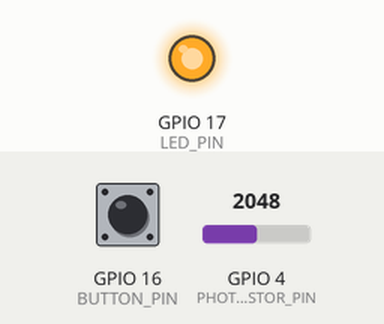
Simulated run of this program. Board: ESP32-S3. On the bench: output pins drawn as LEDs (lit = HIGH). Dashed ring = blinking. The test bench sets the inputs (shaded band); at power-on: GPIO 16 (BUTTON_PIN) HIGH, GPIO 4 (PHOTORESISTOR_PIN) = 2048 (analog values on the 0–4095 scale). What the program prints to the serial monitor is not drawn.

Above: at 1.2 s.
1.3 s: GPIO 16 (BUTTON_PIN) pulled LOW for 0.15 s
At 2.3 s:
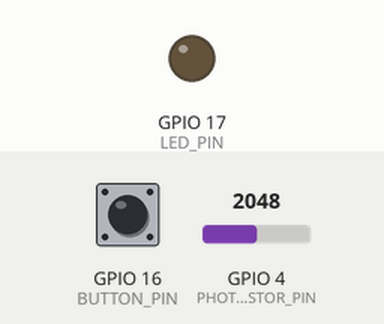
3.0 s: GPIO 16 (BUTTON_PIN) pulled LOW for 1 s
At 4.8 s:
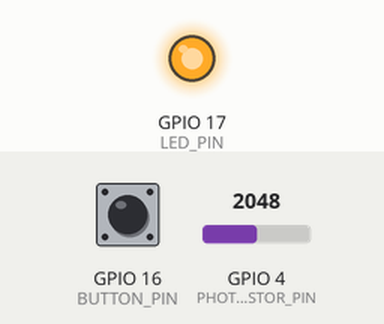
7.0 s: GPIO 16 (BUTTON_PIN) driven LOW
10.0 s: GPIO 16 (BUTTON_PIN) driven HIGH
At 10.6 s:
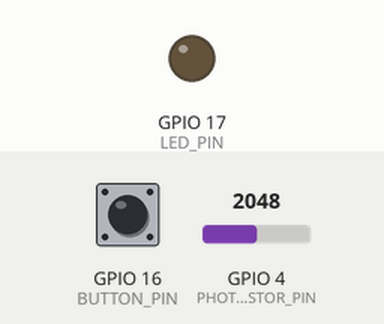
13.0 s: GPIO 16 (BUTTON_PIN) pulsed LOW 5 times (0.12 s each, 0.3 s apart)
At 13.92 s:
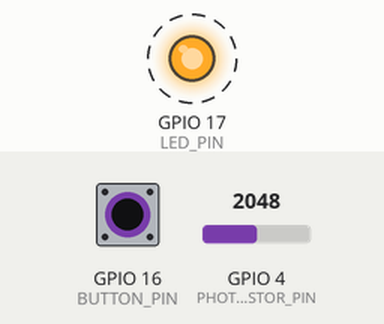
Timing chart, 0 to 16.0 s (numbered marks = the images above; inputs shaded):
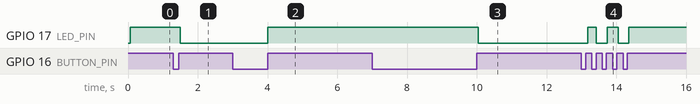

The program:

main.cpp
```cpp
#include <Arduino.h>

#define PHOTORESISTOR_PIN 4
#define BUTTON_PIN 16
#define LED_PIN 17
#define DEBOUNCE_DELAY 50

#define LIGHT_THRESHOLD 2500

enum class LedState : uint8_t
{
  Off,
  OnDuty,
  Blinking
};

LedState state = LedState::Off;
bool buttonPressed = false;
unsigned long lastDebounceTime = 0;

int readAdcValue();
int readButtonState();
void updateState();
void applyLedState();

void setup()
{
  Serial.begin(115200);

  analogReadResolution(12);
  analogSetPinAttenuation(PHOTORESISTOR_PIN, ADC_11db);

  pinMode(BUTTON_PIN, INPUT_PULLUP);
  pinMode(LED_PIN, OUTPUT);

  digitalWrite(LED_PIN, LOW);
}

void loop()
{
  if ((millis() - lastDebounceTime) > DEBOUNCE_DELAY)
  {
    readButtonState();
  }

  applyLedState();
}

int readAdcValue()
{
  int adcValue = analogRead(PHOTORESISTOR_PIN);

  Serial.print("ADC Value: ");
  Serial.println(adcValue);

  return adcValue;
}

int readButtonState()
{
  int buttonState = digitalRead(BUTTON_PIN);
  lastDebounceTime = millis();
  if (buttonState == HIGH && !buttonPressed)
  {
    buttonPressed = true;
    updateState();
    Serial.println("Pressed");
  }
  else if (buttonState == LOW && buttonPressed)
  {
    buttonPressed = false;
    Serial.println("Not Pressed");
  }

  return buttonState;
}

void updateState()
{
  switch (state)
  {
  case LedState::Off:
    state = LedState::OnDuty;
    Serial.println("LED State: OnDuty");
    break;
  case LedState::OnDuty:
  case LedState::Blinking:
    state = LedState::Off;
    Serial.println("LED State: Off");
    break;
  }
}

void applyLedState()
{
  switch (state)
  {
  case LedState::Off:
    digitalWrite(LED_PIN, LOW);
    Serial.println("LED State: Off");
    break;
  case LedState::OnDuty:
    digitalWrite(LED_PIN, LOW);
    Serial.println("LED State: OnDuty");
    if (readAdcValue() < LIGHT_THRESHOLD)
    {
      state = LedState::Blinking;
      Serial.println("LED State: OnDuty - LED ON");
    }
    else
    {
      digitalWrite(LED_PIN, LOW);
      Serial.println("LED State: OnDuty - LED OFF");
    }
    break;
  case LedState::Blinking:
    digitalWrite(LED_PIN, HIGH);
    Serial.println("LED State: Blinking - LED ON");
    break;
  }
}
```

Measured:
- after the input at 1.3 s, GPIO 17 (LED_PIN): HIGH → LOW after 0.20 s
- after the input at 3.0 s, GPIO 17 (LED_PIN): LOW → HIGH after 1.0 s
- after the input at 10.0 s, GPIO 17 (LED_PIN): HIGH → LOW after 0.05 s
- after the input at 13.0 s, GPIO 17 (LED_PIN): alternates HIGH for 0.28 s and LOW for 0.31 s, 5 changes in all, then stays HIGH, starting after 0.18 s
